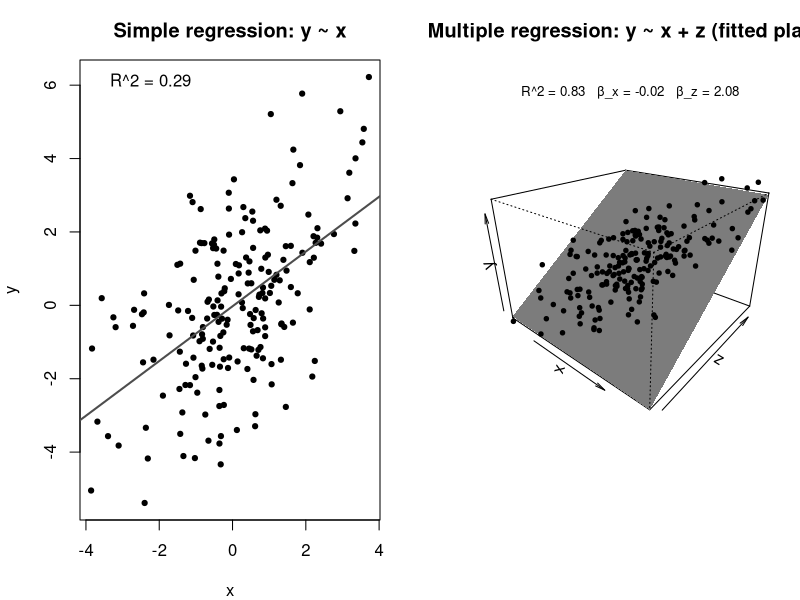

Generate this figure with R:
# Confounding demo: base R only
set.seed(1)
n <- 200
z <- rnorm(n)                     # true driver (confounder)
x <- z + rnorm(n, sd = 1.2)       # correlated with z
y <- 2*z + rnorm(n, sd = 0.8)     # y depends on z, not really on x

m1 <- lm(y ~ x)
m2 <- lm(y ~ x + z)

par(mfrow = c(1, 2), mar = c(4, 4, 3, 1))

## ---- 1) Simple regression: y ~ x (appears predictive) -------------------
plot(x, y, pch = 19, cex = 0.7, xlab = "x", ylab = "y",
     main = "Simple regression: y ~ x")
abline(m1, lwd = 2, col = "gray30")
legend("topleft", bty = "n",
       legend = paste("R^2 =", round(summary(m1)$r.squared, 2)))

## ---- 2) Multiple regression with confounder: y ~ x + z -----------------
# Fit plane on a grid
b <- coef(m2)
xs <- seq(min(x), max(x), length.out = 30)
zs <- seq(min(z), max(z), length.out = 30)
plane <- outer(xs, zs, function(a, g) b[1] + b[2]*a + b[3]*g)

# Draw plane and project points into the same perspective
pr <- persp(xs, zs, plane, theta = 40, phi = 25, expand = 0.7,
            col = "gray90", shade = 0.5, border = NA,
            xlab = "x", ylab = "z", zlab = "y",
            main = "Multiple regression: y ~ x + z (fitted plane)")

pt <- trans3d(x, z, y, pr)        # base R projection helper
points(pt$x, pt$y, pch = 19, cex = 0.6)

mtext(paste0("R^2 = ", round(summary(m2)$r.squared, 2),
             "   β_x = ", round(b[2], 2),
             "   β_z = ", round(b[3], 2)),
      side = 3, line = -2, adj = 0.5, cex = 0.8)

## (Optional) Console readout:
cat("\nSimple model  R^2:", round(summary(m1)$r.squared, 3),
    "\nMultiple model R^2:", round(summary(m2)$r.squared, 3),
    "\nCoefficients (y ~ x + z):\n", round(b, 3), "\n")
